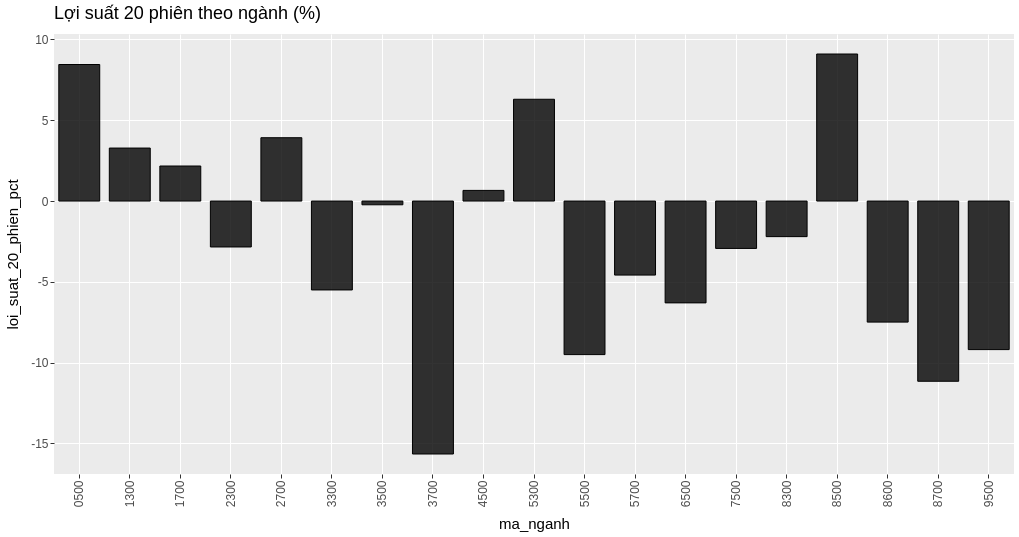

The notebook cell saved with this chart:
### Markdown cell above
## 13 · Một SQL cell, hai cách xem: Table và Visualize
**Câu hỏi:** sự phân hóa giữa các ngành trông như thế nào?

Cell bên dưới đọc kết quả đã tính, kèm cấu hình **GGSQL** để có bảng và biểu đồ cột trong cùng output. Mở phần **Visualize** để xem biểu đồ; phần **Table** giữ số chính xác và tên đầy đủ.

Trục X là mã ngành để 19 nhãn dễ đọc; tra tên trong bảng cùng cell. Trục Y là lợi suất 20 phiên (%). Cột dưới 0 là giảm giá. Thứ tự biểu đồ theo mã ngành; bảng xếp hạng ở bài 12 theo hiệu suất.

Cấu hình biểu đồ của cell này:
```text
ma_nganh AS x, loi_suat_20_phien_pct AS y
DRAW bar SETTING position => 'identity'
LABEL title => 'Lợi suất 20 phiên theo ngành (%)'
```

Đây là cấu hình phần hiển thị GGSQL, tách khỏi câu SELECT. Không dán riêng đoạn cấu hình này vào một SQL cell thông thường. Những ngành thiếu điều kiện bị loại khỏi biểu đồ bằng `WHERE kiem_dinh='Đúng kỳ'`, nhưng vẫn được giữ ở bảng kiểm tra và bảng xếp hạng phía trên.

Với lợi suất có cả số âm, dùng `SETTING position => 'identity'` để vẽ cột tại đúng giá trị thay vì xếp chồng. [Tài liệu vị trí cột GGSQL](https://ggsql.org/syntax/layer/position/identity.html).

### Code cell
-- SQL 13 | SELECT cho cả bảng và biểu đồ
SELECT ma_nganh,ten_nganh,ngay,loi_suat_20_phien_pct
FROM tut_industry_rank
WHERE kiem_dinh='Đúng kỳ'
ORDER BY ma_nganh;

### Figure 1 — Vega-Lite specification as saved in the notebook (floating-point values rounded to 4 significant figures)
{"$schema": "https://vega.github.io/schema/vega-lite/v6.json", "config": {"axis": {"domain": false, "grid": true, "gridColor": "#FFFFFF", "gridWidth": 1, "labelColor": "#4D4D4D", "labelFontSize": 12, "tickColor": "#333333", "tickSize": 4, "titleColor": "#000000", "titleFontSize": 15, "titleFontWeight": "normal", "titlePadding": 10}, "header": {"labelColor": "#000000", "labelFontSize": 15, "labelFontWeight": "normal", "labelPadding": 5, "title": null}, "legend": {"labelColor": "#4D4D4D", "labelFontSize": 12, "rowPadding": 6, "titleColor": "#000000", "titleFontSize": 15, "titleFontWeight": "normal", "titlePadding": 8}, "title": {"anchor": "start", "color": "#000000", "fontSize": 18, "fontWeight": "normal", "frame": "group", "offset": 10, "subtitleColor": "#4D4D4D", "subtitleFontSize": 15, "subtitleFontWeight": "normal"}, "view": {"continuousHeight": 300, "continuousWidth": 300, "fill": "#EBEBEB", "stroke": null}}, "data": {"name": "data-b86f65c2c66a8398c917df7574456356"}, "datasets": {"data-b86f65c2c66a8398c917df7574456356": [{"__ggsql_aes_pos1__": "0500", "__ggsql_aes_pos2__": 8.45, "__ggsql_aes_pos2end__": 0, "__ggsql_row_index__": 0, "__ggsql_source__": "__ggsql_layer_0__"}, {"__ggsql_aes_pos1__": "1300", "__ggsql_aes_pos2__": 3.28, "__ggsql_aes_pos2end__": 0, "__ggsql_row_index__": 1, "__ggsql_source__": "__ggsql_layer_0__"}, {"__ggsql_aes_pos1__": "1700", "__ggsql_aes_pos2__": 2.17, "__ggsql_aes_pos2end__": 0, "__ggsql_row_index__": 2, "__ggsql_source__": "__ggsql_layer_0__"}, {"__ggsql_aes_pos1__": "2300", "__ggsql_aes_pos2__": -2.84, "__ggsql_aes_pos2end__": 0, "__ggsql_row_index__": 3, "__ggsql_source__": "__ggsql_layer_0__"}, {"__ggsql_aes_pos1__": "2700", "__ggsql_aes_pos2__": 3.92, "__ggsql_aes_pos2end__": 0, "__ggsql_row_index__": 4, "__ggsql_source__": "__ggsql_layer_0__"}, {"__ggsql_aes_pos1__": "3300", "__ggsql_aes_pos2__": -5.5, "__ggsql_aes_pos2end__": 0, "__ggsql_row_index__": 5, "__ggsql_source__": "__ggsql_layer_0__"}, {"__ggsql_aes_pos1__": "3500", "__ggsql_aes_pos2__": -0.23, "__ggsql_aes_pos2end__": 0, "__ggsql_row_index__": 6, "__ggsql_source__": "__ggsql_layer_0__"}, {"__ggsql_aes_pos1__": "3700", "__ggsql_aes_pos2__": -15.65, "__ggsql_aes_pos2end__": 0, "__ggsql_row_index__": 7, "__ggsql_source__": "__ggsql_layer_0__"}, {"__ggsql_aes_pos1__": "4500", "__ggsql_aes_pos2__": 0.66, "__ggsql_aes_pos2end__": 0, "__ggsql_row_index__": 8, "__ggsql_source__": "__ggsql_layer_0__"}, {"__ggsql_aes_pos1__": "5300", "__ggsql_aes_pos2__": 6.3, "__ggsql_aes_pos2end__": 0, "__ggsql_row_index__": 9, "__ggsql_source__": "__ggsql_layer_0__"}, {"__ggsql_aes_pos1__": "5500", "__ggsql_aes_pos2__": -9.5, "__ggsql_aes_pos2end__": 0, "__ggsql_row_index__": 10, "__ggsql_source__": "__ggsql_layer_0__"}, {"__ggsql_aes_pos1__": "5700", "__ggsql_aes_pos2__": -4.58, "__ggsql_aes_pos2end__": 0, "__ggsql_row_index__": 11, "__ggsql_source__": "__ggsql_layer_0__"}, {"__ggsql_aes_pos1__": "6500", "__ggsql_aes_pos2__": -6.3, "__ggsql_aes_pos2end__": 0, "__ggsql_row_index__": 12, "__ggsql_source__": "__ggsql_layer_0__"}, {"__ggsql_aes_pos1__": "7500", "__ggsql_aes_pos2__": -2.93, "__ggsql_aes_pos2end__": 0, "__ggsql_row_index__": 13, "__ggsql_source__": "__ggsql_layer_0__"}, {"__ggsql_aes_pos1__": "8300", "__ggsql_aes_pos2__": -2.2, "__ggsql_aes_pos2end__": 0, "__ggsql_row_index__": 14, "__ggsql_source__": "__ggsql_layer_0__"}, {"__ggsql_aes_pos1__": "8500", "__ggsql_aes_pos2__": 9.1, "__ggsql_aes_pos2end__": 0, "__ggsql_row_index__": 15, "__ggsql_source__": "__ggsql_layer_0__"}, {"__ggsql_aes_pos1__": "8600", "__ggsql_aes_pos2__": -7.49, "__ggsql_aes_pos2end__": 0, "__ggsql_row_index__": 16, "__ggsql_source__": "__ggsql_layer_0__"}, {"__ggsql_aes_pos1__": "8700", "__ggsql_aes_pos2__": -11.15, "__ggsql_aes_pos2end__": 0, "__ggsql_row_index__": 17, "__ggsql_source__": "__ggsql_layer_0__"}, {"__ggsql_aes_pos1__": "9500", "__ggsql_aes_pos2__": -9.19, "__ggsql_aes_pos2end__": 0, "__ggsql_row_index__": 18, "__ggsql_source__": "__ggsql_layer_0__"}]}, "height": 440, "layer": [{"encoding": {"fill": {"value": "black"}, "fillOpacity": {"value": 0.8}, "stroke": {"value": "black"}, "x": {"axis": {"labelExpr": "datum.label == '0500' ? '0500' : datum.label == '1300' ? '1300' : datum.label == '2700' ? '2700' : datum.label == '3700' ? '3700' : datum.label == '5300' ? '5300' : datum.label == '8500' ? '8500' : datum.label == '8600' ? '8600' : datum.label == '8700' ? '8700' : datum.label == '9500' ? '9500' : datum.label == '1700' ? '1700' : datum.label == '6500' ? '6500' : datum.label == '8300' ? '8300' : datum.label == '7500' ? '7500' : datum.label == '5500' ? '5500' : datum.label == '5700' ? '5700' : datum.label == '3500' ? '3500' : datum.label == '2300' ? '2300' : datum.label == '4500' ? '4500' : datum.label == '3300' ? '3300' : datum.label"}, "field": "__ggsql_aes_pos1__", "scale": {"domain": ["0500", "1300", "1700", "2300", "2700", "3300", "3500", "3700", "4500", "5300", "5500", "5700", "6500", "7500", "8300", "8500", "8600", "8700", "9500"], "zero": false}, "title": "ma_nganh", "type": "nominal"}, "y": {"axis": {"labelExpr": "datum.value == 10 ? '10' : datum.value == 0 ? '0' : datum.value == 5 ? '5' : datum.value == -15 ? '-15' : datum.value == -10 ? '-10' : datum.value == -5 ? '-5' : datum.label", "values": [-15, -10, -5, 0, 5, 10]}, "field": "__ggsql_aes_pos2__", "scale": {"domain": [-16.89, 10.34], "zero": false}, "stack": null, "title": "loi_suat_20_phien_pct", "type": "quantitative"}, "y2": {"field": "__ggsql_aes_pos2end__"}}, "mark": {"align": "center", "clip": true, "type": "bar", "width": {"expr": "bandwidth('x') * 0.9"}}, "transform": [{"filter": {"equal": "__ggsql_layer_0__", "field": "__ggsql_source__"}}]}], "title": "Lợi suất 20 phiên theo ngành (%)", "width": 960, "autosize": {"type": "pad", "contains": "padding"}}
